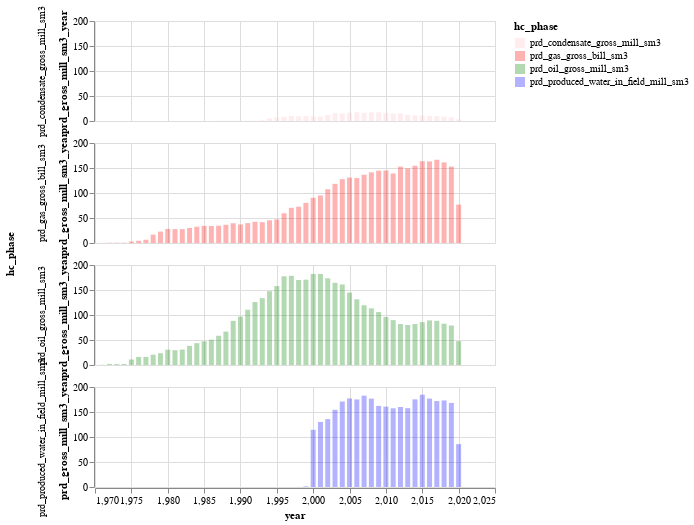

The notebook cell this image was saved under:
### Code cell
import altair as alt
alt.data_transformers.disable_max_rows() # default is 5000 rows warning
#alt.renderers.enable('notebook')

domain = ['prd_condensate_gross_mill_sm3', 'prd_gas_gross_bill_sm3',
       'prd_oil_gross_mill_sm3', 'prd_produced_water_in_field_mill_sm3']
range_ = ['pink', 'red', 'green', 'blue']

annual_production_plot = (alt
    .Chart(production_wellbores_monthly_LONG)
    .mark_bar(opacity=0.3)
    .encode(
        x="year:Q",
        y="prd_gross_mill_sm3_year:Q",
        color=alt.Color('hc_phase', scale=alt.Scale(domain=domain, range=range_)),
        row="hc_phase:N"
        )
    .properties(height=100)
)

annual_production_plot

### Figure 1 — Vega-Lite specification as saved in the notebook (floating-point values rounded to 4 significant figures; data arrays with more than 128 entries replaced by an {"elided": "..."} marker saying what was removed)
{"config": {"view": {"continuousWidth": 400, "continuousHeight": 300}}, "data": {"name": "data-8b716b406adbb770a7c071eacb98f723"}, "mark": {"type": "bar", "opacity": 0.3}, "encoding": {"color": {"type": "nominal", "field": "hc_phase", "scale": {"domain": ["prd_condensate_gross_mill_sm3", "prd_gas_gross_bill_sm3", "prd_oil_gross_mill_sm3", "prd_produced_water_in_field_mill_sm3"], "range": ["pink", "red", "green", "blue"]}}, "row": {"type": "nominal", "field": "hc_phase"}, "x": {"type": "quantitative", "field": "year"}, "y": {"type": "quantitative", "field": "prd_gross_mill_sm3_year"}}, "height": 100, "$schema": "https://vega.github.io/schema/vega-lite/v4.8.1.json", "datasets": {"data-8b716b406adbb770a7c071eacb98f723": {"elided": "200 records"}}}
